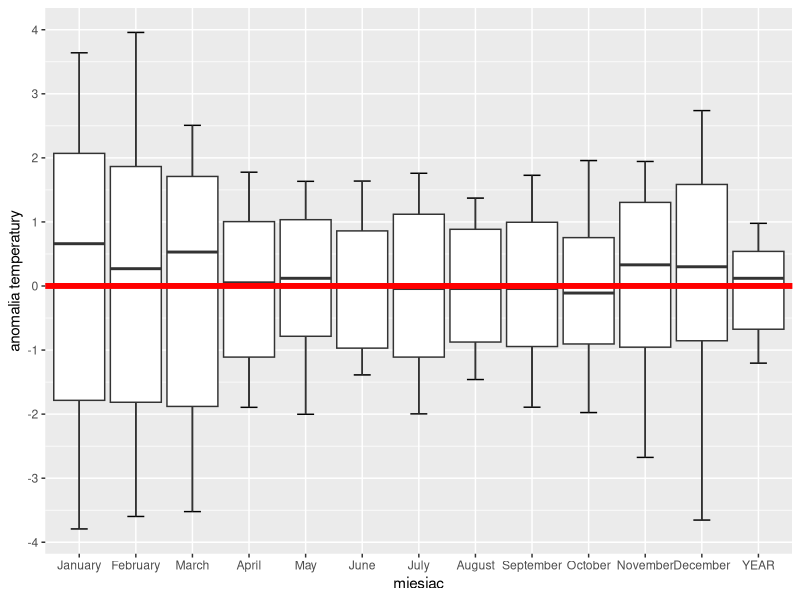
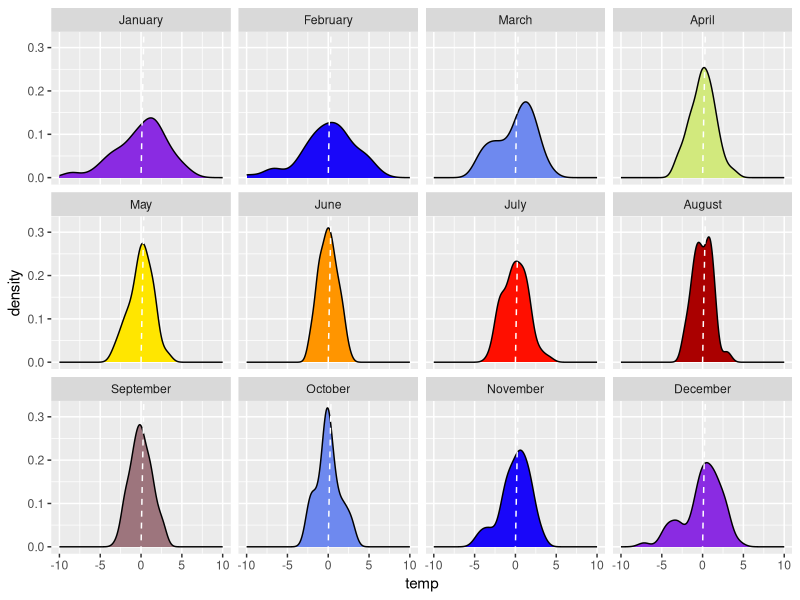
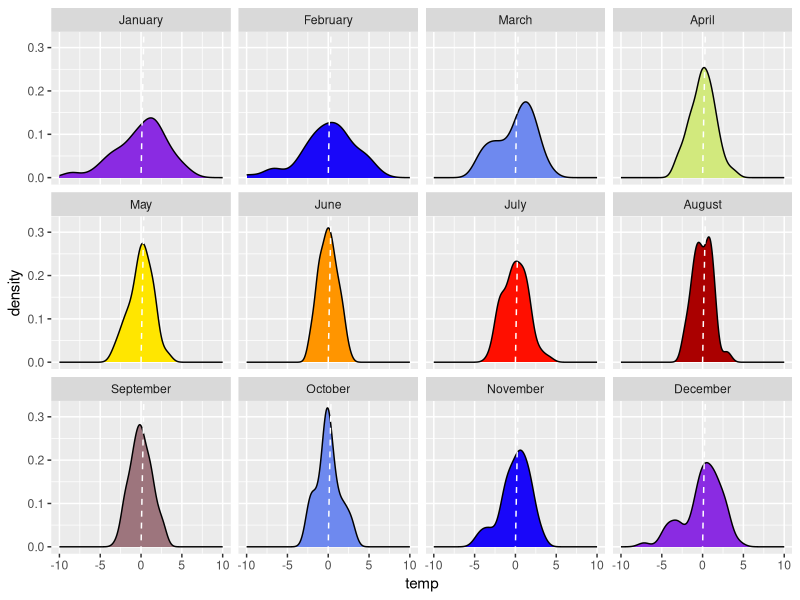

Source code (R) for these figures, in order:
# boxplot
library(ggplot2)
library(reshape)
library(tidyverse)
library(RColorBrewer)
setwd("~/github/wstepdometod/")

dane <- read.table("klasyfikacja/polska.csv", dec=",",header=T) 
colnames(dane) <- c("rok", month.name, "DJF","MAM", "JJA", "SON", "YEAR")
dane2 <- as.data.frame(round(t(as.matrix(t(dane))-colMeans(dane, na.rm=T)),2))
dane2[,1] <- dane[,1]
dane3 <- select(dane2, -DJF:-SON) %>% gather(., miesiac, temp, -rok) 
dane3$rok <- as.factor(dane3$rok*-1)
dane3$miesiac <- as.factor(dane3$miesiac)
dane3$miesiac <- factor(dane3$miesiac, levels = c(month.name,"YEAR"))


f <- function(x) {
  r <- quantile(x, probs = c(0.1, 0.25, 0.5, 0.75, 0.9))
  names(r) <- c("ymin", "lower", "middle", "upper", "ymax")
  r
}


ggplot(dane3, aes(miesiac, temp))+ #geom_boxplot()+
  stat_summary(fun.data = f, geom="errorbar", width = 0.3) + 
  stat_summary(fun.data = f, geom="boxplot", position=position_dodge(width=5.5))+
  scale_y_continuous(name = "anomalia temperatury", breaks=seq(-5,5,1))+
  geom_hline(yintercept = 0, col='red', size=2)

dane3 <- dplyr::filter(dane3, miesiac!="YEAR")


kolory <-  colorRampPalette(colors = (c("blueviolet", "blue", "lightblue", "yellow", "orange","red","red4","lightblue", "blue","blueviolet")))(12)

ggplot(dane3, aes(temp, fill=miesiac))+ geom_density(show.legend = F)+
  facet_wrap(~miesiac, nrow=3)+
  geom_abline(intercept = 0, col="white" ,lty=2)+
  scale_fill_manual(name="miesiąc:",  labels = month.abb, values = kolory)+
  scale_x_continuous(limits=c(-10,10))+
  theme(legend.key = NULL)

ggsave("dywan_kwantylowa.svg")
